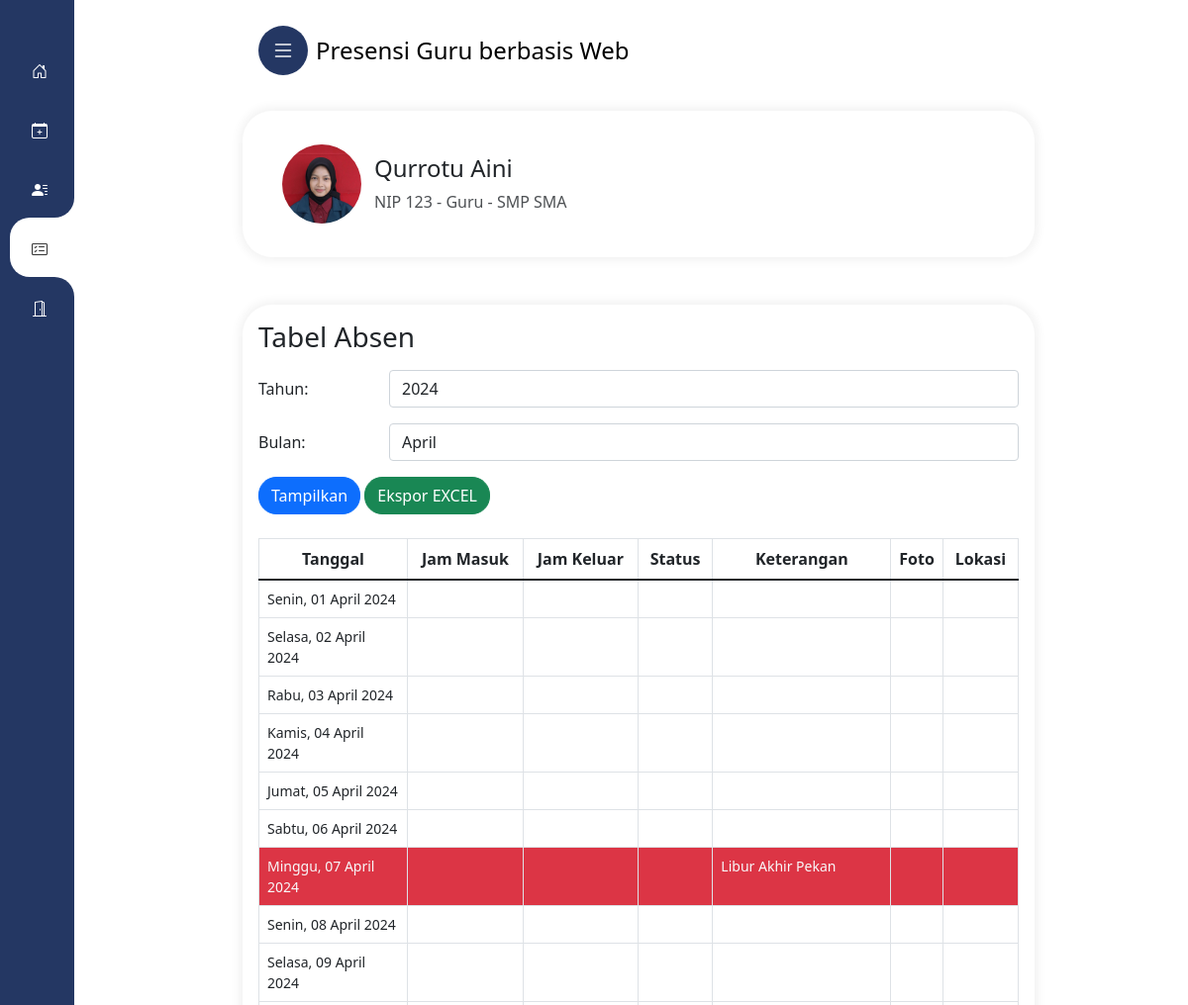
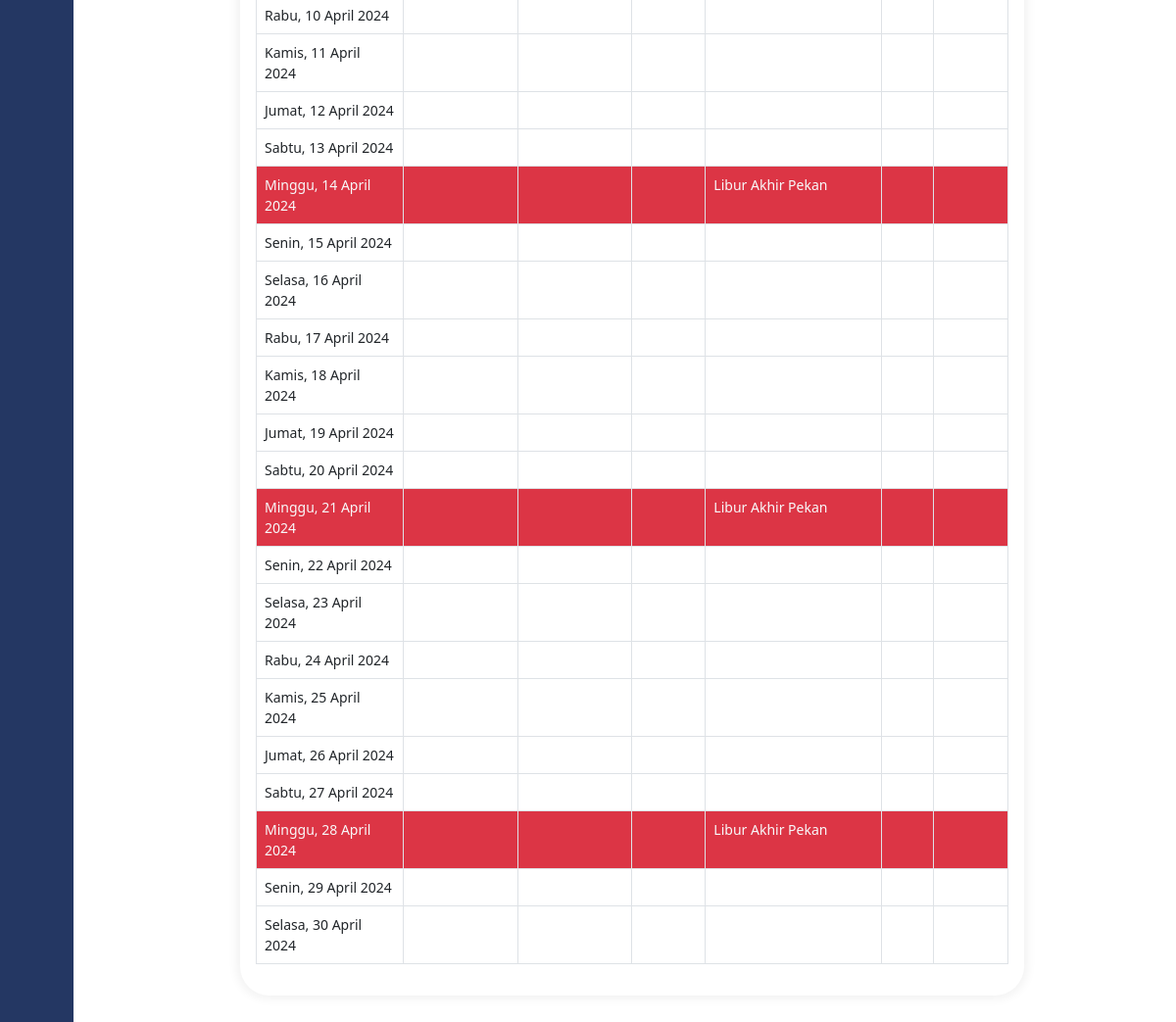
Page /riwayat.php (signed in) on the committed database (2 pictures, top to bottom).
### tables this page shows
CREATE TABLE `pengguna` (
  `id` int(11) NOT NULL,
  `nip` int(11) NOT NULL,
  `nama` varchar(30) NOT NULL,
  `password` varchar(255) NOT NULL,
  `jabatan_id` int(11) NOT NULL,
  `penempatan_id` int(11) NOT NULL,
  `foto_profil` varchar(225) DEFAULT NULL
);

CREATE TABLE `jabatan` (
  `jabatan_id` int(11) NOT NULL,
  `jabatan_nama` varchar(30) NOT NULL
);

CREATE TABLE `penempatan` (
  `penempatan_id` int(11) NOT NULL,
  `penempatan_nama` varchar(11) NOT NULL
);

### riwayat.php (the view, shortened to what this page needs)
<?php
include_once 'cfgall.php';
?>
<!DOCTYPE html>
<html>
<head>
    <link rel="stylesheet" href="https://cdn.jsdelivr.net/npm/leaflet@1.7.1/dist/leaflet.css" />
</head>
<body>
    <div class="kolomkanan">
        <div class="mx-auto">
            <div class="card mb-5 p-3">
                <div class="leftP">
                    <div class="profileIcon leftC flex solo">
                        <label class="a flexIns fc" for="forProfile">
                            <span class="avatar flex center">
                                <img class="iniprofil" src="foto_profil/<?php echo $nama_file; ?>"
                                    alt="<?php echo $nama_file; ?>">
                            </span>
                            <span class="n flex column">
                                <span class="fontS">
                                    <h4>
                                        <?php echo $nama ?>
                                    </h4>
                                </span>
                                <p class="opacity" style="margin-bottom:0">
                                    NIP
                                    <?php echo $nip ?> -
                                    <?php echo $jabatan ?> -
                                    <?php echo $penempatan ?>
                                </p>
                            </span>
                        </label>
                    </div>
                </div>
            </div>
            <div class="card p-3" style="margin-bottom:50px">
                <?php
                $tahun = isset($_GET['tahun']) ? $_GET['tahun'] : date('Y');
                $bulan = isset($_GET['bulan']) ? $_GET['bulan'] : date('m');
                ?>
                <h3 class="mb-3">Tabel Absen</h3>
                <form method="get" action="">
                    <div class="form-group row mb-3">
                        <label for="tahun" class="col-sm-2 col-form-label">Tahun:</label>
                        <div class="col-sm-10">
                            <input type="text" class="form-control" id="tahun" name="tahun"
                                value="<?php echo $tahun; ?>">
                        </div>
                    </div>
                    <div class="form-group row mb-3">
                        <label for="bulan" class="col-sm-2 col-form-label">Bulan:</label>
                        <div class="col-sm-10">
                            <select class="form-control" id="bulan" name="bulan">
                                <?php
                                $nama_bulan = array('Januari', 'Februari', 'Maret', 'April', 'Mei', 'Juni', 'Juli', 'Agustus', 'September', 'Oktober', 'November', 'Desember');
                                for ($i = 1; $i <= 12; $i++) {
                                    $selected = ($i == $bulan) ? 'selected' : '';
                                    echo '<option value="' . sprintf("%02d", $i) . '" ' . $selected . '>' . $nama_bulan[$i - 1] . '</option>';
                                }
                                ?>
                            </select>
                        </div>
                    </div>
                    <button type="submit" class="btn btn-primary">Tampilkan</button>
                    <a class="btn btn-success"
                        href="eksporEXCEL.php?tahun=<?php echo $tahun; ?>&bulan=<?php echo $bulan; ?>">Ekspor EXCEL</a>
                </form>
                <br>
                <div class="table-responsive">
                    <table class="table table-bordered">
                        <thead>
                            <tr style="text-align:center">
                                <th width="150">Tanggal</th>
                                <th>Jam Masuk</th>
                                <th>Jam Keluar</th>
                                <th>Status</th>
                                <th width="180">Keterangan</th>
                                <th width="50">Foto</th>
                                <th>Lokasi</th>
                            </tr>
                        </thead>
                        <tbody>
                            <?php
                            $jumlah_hari = cal_days_in_month(CAL_GREGORIAN, $bulan, $tahun);
                            $nama_hari_arr = array('Minggu', 'Senin', 'Selasa', 'Rabu', 'Kamis', 'Jumat', 'Sabtu', 'Minggu');
                            $nama_bulan_arr = array(
                                'Januari',
                                'Februari',
                                'Maret',
                                'April',
                                'Mei',
                                'Juni',
                                'Juli',
                                'Agustus',
                                'September',
                                'Oktober',
                                'November',
                                'Desember'
                            );
                            for ($i = 1; $i <= $jumlah_hari; $i++) {
                                $nama_hari = $nama_hari_arr[date('N', strtotime($tahun . '-' . $bulan . '-' . $i))];
                                $nama_bulan = $nama_bulan_arr[intval($bulan) - 1];
                                $bg_color = ($nama_hari == 'Minggu') ? 'text-light bg-danger' : '';
                                echo '<tr class="' . $bg_color . '">';
                                echo '<td>' . $nama_hari . ', ' . str_pad($i, 2, '0', STR_PAD_LEFT) . ' ' . $nama_bulan . ' ' . $tahun . '</td>';
                                $query = "SELECT absen.id_absen, absen.nip, absen.id_status, status_absen.nama_status, absen.tanggal_absen, absen.jam_masuk, absen.jam_keluar, absen.keterangan, absen.foto_absen, absen.latlong
          FROM absen
          JOIN status_absen ON absen.id_status = status_absen.id_status
          WHERE nip = ? AND tanggal_absen = ?
          ORDER BY absen.id_absen DESC";
                                $tanggal_absen = $tahun . '-' . $bulan . '-' . str_pad($i, 2, '0', STR_PAD_LEFT);
                                $stmt = $conn->prepare($query);
                                $stmt->bindParam(1, $userid);
                                $stmt->bindParam(2, $tanggal_absen);
                                $stmt->execute();
                                $result = $stmt->fetchAll(PDO::FETCH_ASSOC);
                                if ($result) {
                                    $data_absen = $result[0];
                                    $jam_masuk = $data_absen['jam_masuk'];
                                    $jam_keluar = $data_absen['jam_keluar'];
                                    $status = $data_absen['nama_status'];
                                    $keterangan = $data_absen['keterangan'];
                                    $fotoAbsen = $data_absen['foto_absen'];
                                    $latlong = $data_absen['latlong'];
                                } else {
                                    $jam_masuk = '';
                                    $jam_keluar = '';
                                    $status = '';
                                    $keterangan = '-';
                                    $fotoAbsen = '';
                                    $latlong = '';
                                    if ($nama_hari == 'Minggu') {
                                        $keterangan = 'Libur Akhir Pekan';
                                    } else {
                                        $keterangan = '';
                                    }
                                }
                                echo '<td>' . $jam_masuk . '</td>';
                                echo '<td>' . $jam_keluar . '</td>';
                                echo '<td>' . $status . '</td>';
                                echo '<td>' . $keterangan . '</td>';
                                if (!empty($fotoAbsen)) {
                                    echo '<td class="text-center">';
                                    echo '<img class="ftabsen" src="hasil_absen/' . $fotoAbsen . '" alt="Foto Absen" id="' . $i . '" width="50px" height="50px" onclick="showFoto(\'' . $fotoAbsen . '\')">';
                                    echo '</td>';
                                } else {
                                    echo '<td></td>';
                                }
                                if (!empty($latlong)) {
                                    echo '<td class="text-center"><button type="button" class="tmlokasi btn btn-primary btn-sm" onclick="showModalMap(\'' . $latlong . '\')">Lihat</button></td>';
                                } else {
                                    echo '<td></td>';
                                }
                                echo '</tr>';
                            }
                            ?>
                        </tbody>
                    </table>
                </div>
            </div>
        </div>
    </div>
</body>
</html>

### header/style.css (style rules this page uses)
a,a:hover,a:focus { color: inherit;text-decoration: none;transition: all 0.3s; }
.btn { border-radius: 18px; }
.card, .modal-content { box-shadow: 0px 0px 10px 4px rgba(0, 0, 0, 0.05);border:none;border-radius: 30px; }
.flex { display:flex }
.flex.column { flex-direction:column }
.leftC { padding-inline: 20px; }
.leftP { position: relative;left: 0;top: 0;right: 0;padding-block: 18px;background-color: inherit; }
.profileIcon .a { align-items: center; }
.flexIns { display: inline-flex; }
.profileIcon .avatar { margin-inline-start: calc((35px - 20px) / 2 - 4px);margin-inline-end: calc(((35px - 20px) / 2) + 6px); }
.flex.center { align-items: center;justify-content: center; }
.avatar { min-width: 42px;min-height: 42px;border-radius: 50%;background-color: #f5f3f2;background-size: 100%;background-position: center;background-repeat: no-repeat; }
.avatar .iniprofil { width:80px;height:80px;border-radius: 50%; }
.profileIcon .n { max-width: calc(100% - 45px); }
.opacity { opacity: .8; }
@media only screen and (min-width: 576px) { .mx-auto { margin-top:20px } }
@media only screen and (min-width: 576px) { .kolomkanan { margin-left: 110px !important;margin-right: 20px !important; } }

### riwayat.php (style rules this page uses)
.mx-auto { max-width: 800px }
.card { margin-top: 10px; }
.table>tbody { font-size: 14px }

### rows in the picture
pengguna: foto_profil (picture), nama "Qurrotu Aini", nip "123", jabatan.jabatan_nama "Guru", penempatan.penempatan_nama "SMP SMA"

### other values in the picture
$nama_hari "Senin"
str_pad($i, 2, '0', STR_PAD_LEFT) "01"
$nama_bulan "April"
$nama_hari "Selasa"
str_pad($i, 2, '0', STR_PAD_LEFT) "02"
$nama_hari "Rabu"
str_pad($i, 2, '0', STR_PAD_LEFT) "03"
$nama_hari "Kamis"
str_pad($i, 2, '0', STR_PAD_LEFT) "04"
$nama_hari "Jumat"
str_pad($i, 2, '0', STR_PAD_LEFT) "05"
$nama_hari "Sabtu"
str_pad($i, 2, '0', STR_PAD_LEFT) "06"
$nama_hari "Minggu"
str_pad($i, 2, '0', STR_PAD_LEFT) "07"
